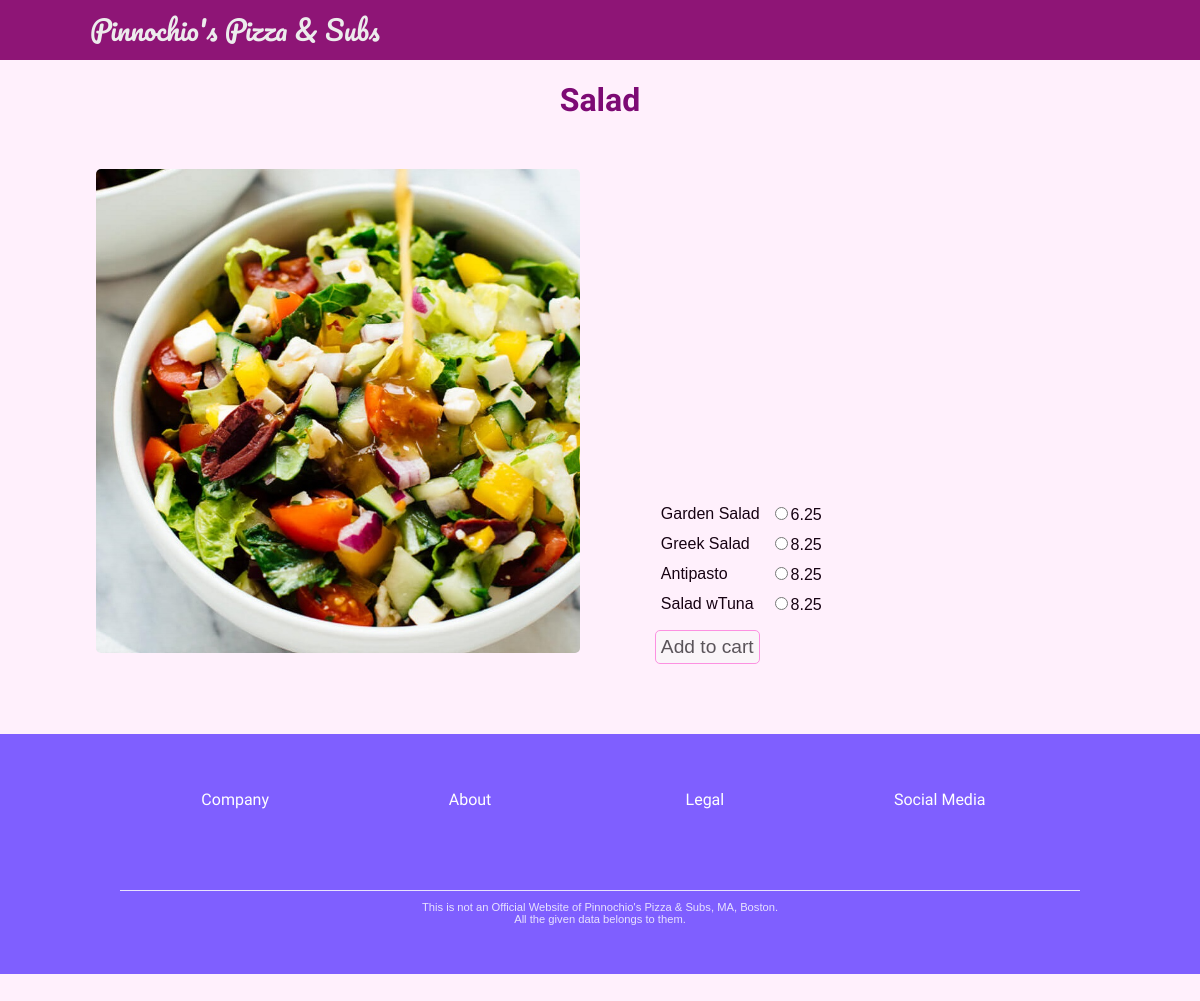
/orders/salad (signed in), run on the app's committed database.
### orders/models.py (models this page shows, shortened)
class salad(models.Model):
    salad_name = models.CharField(max_length=100)
    productID = models.PositiveIntegerField()
    salad_price = models.DecimalField(max_digits=10, decimal_places=2)
    class Meta:
        verbose_name = 'salad'
        verbose_name_plural = 'salad'

### orders/views.py (the view)
# urls.py: path("salad", views.menu4, name="menu4"),
@login_required()
def menu4(request):
    context = {
        'salad_list': salad.objects.all()
    }
    return render(request, 'orders/salad.html', context)

### orders/templates/orders/salad.html (shortened to what this page needs)
{% extends 'home/layout.html' %}
{% block body %}
<h1>Salad</h1>
<div class="menu-block">
        <div class="menu-image">
                {% load static %}
                <img src="{% static 'home/salad-order.jpg' %}" alt="Regular Pizza">
        </div>
        <div class="menu-select">
                <form method="post" action="{% url 'orders:addToCart' %}">
                        <table>
                                {% for salad in salad_list %}
                                <tr>
                                        <td>{{ salad.salad_name }}</td>
                                        <td><input type="radio" name="productInfo" value="{{ salad.productID }} salad_price" data-col="1">{{ salad.salad_price }}</td>
                                </tr>
                                {% endfor %}
                        </table>
                        <button type="submit">Add to cart</button>
                </form>
        </div>
</div>
{% endblock body %}

### home/static/home/style.css (style rules this page uses)
body { padding: 0px; margin: 0px; background: #fff0fc; top: 70px; font-family: Helvetica, sans-serif; }
h1 { text-align: center; color: #7d0a74; font-family: "Adamina", serif; }
.menu-block { margin: 50px 8%; }
.menu-image { width: 48%; display: inline-block; }
.menu-image img { border-radius: 5px; width: 100%; }
.menu-select { width: 43.5%; display: inline-block; padding-left: 7%; padding-bottom: 20px; }
.menu-select td { color: #160212; padding: 4px; }
.menu-select button { font-size: 120%; color: #5a545a; background-color: #faf5f9; border: 1px solid #fc91e1; border-radius: 5px; padding: 5px 5px 5px 5px; display: block; margin-top: 10px; }

### data on the page
salad: salad_name "Garden Salad", salad_price "6.25"
salad: salad_name "Greek Salad", salad_price "8.25"
salad: salad_name "Antipasto", salad_price "8.25"
salad: salad_name "Salad wTuna", salad_price "8.25"
